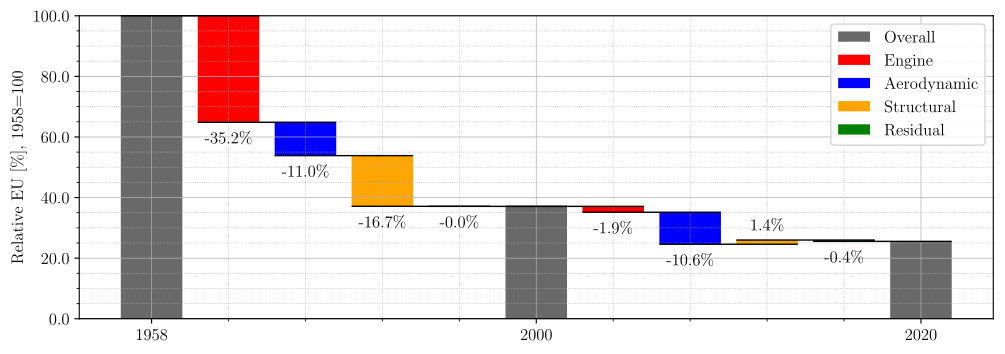

Here is the Python script that generated this plot:
#%%
# runs code as interactive cell 
# https://code.visualstudio.com/docs/python/jupyter-support-py

# IMPORTS #######################################

# sys
import os
# plotting
import matplotlib.pyplot as plt
# unit conversion
cm = 1/2.54 # for inches-cm conversion
# time manipulation
from datetime import datetime
# data science
import numpy as np
import pandas as pd

# SETUP #########################################

plt.rcParams.update({
    "text.usetex": True,
    "font.family": "Arial",
    "font.sans-serif": "Computer Modern",
    'font.size': 12
})

# DATA IMPORT ###################################

df_dashboard = pd.read_excel(
    io = '../efficiency/data/data_dashboard_29-11-2023.xlsx',
    sheet_name = 'Sheet1',
    header = 0,
    engine = 'openpyxl'
)

# DATA MANIPULATION #############################

dashboard = df_dashboard

start_year = 1958
middle_year = 2000
end_year = 2020

# Code from the Dashboard, Bokeh Properties converted to Matplotlib
ida = dashboard.set_index('YOI')
ida.loc[1958] = 0
ida = ida.sort_index()
# Get Columns for the technological improvements
ida_tech = ida[['deltaC_Engine', 'deltaC_Aerodyn', 'deltaC_Structural', 'deltaC_Res', 'deltaC_Tot']]
ida_tech = ida_tech.rename(columns={
    'deltaC_Engine': 'Engine',
    'deltaC_Aerodyn': 'Aerodynamic',
    'deltaC_Structural': 'Structural',
    'deltaC_Res': 'Residual',
    'deltaC_Tot': 'Overall'})
df = ida_tech
colors = ["dimgrey", 'red', 'blue', 'orange', 'green',
            "dimgrey", 'red', 'blue', 'orange', 'green',
            "dimgrey"]

df['Overall_1'] = 10000 / (df['Overall'] + 100)
df['Total'] = df['Engine'] + df['Aerodynamic'] + df['Structural'] + df['Residual']
df['Overall Inverse'] = 100 - df['Overall_1']
cols_to_update = ['Engine', 'Aerodynamic', 'Structural', 'Residual']
for col in cols_to_update:
    df.loc[df.index[1:], col] = -1 * (df.loc[df.index[1:], col] / df.loc[df.index[1:], 'Total']) * df.loc[
        df.index[1:], 'Overall Inverse']

df = df.drop(columns=['Overall Inverse', 'Total', 'Overall'])
# Code to create the waterfall charts with the start, middle and end year.
df_dif_first = pd.DataFrame((df.loc[middle_year] - df.loc[start_year])).reset_index()
df_dif_first.columns = ['Eff', 'Value']
df_dif_first['Offset'] = df_dif_first['Value'].cumsum() - df_dif_first['Value'] + df.loc[start_year][
        'Overall_1']
df_dif_first['Offset'].iloc[-1] = 0
df_dif_first['ValueSum'] = df_dif_first['Value'].cumsum() + df.loc[start_year]['Overall_1']
df_dif_first['Value'].iloc[-1] = df_dif_first['Value'].iloc[-1] + df.loc[start_year]['Overall_1']

df_dif_second = pd.DataFrame((df.loc[end_year] - df.loc[middle_year])).reset_index()
df_dif_second.columns = ['Eff', 'Value']
df_dif_second['Offset'] = df_dif_second['Value'].cumsum() - df_dif_second['Value'] + df.loc[middle_year][
        'Overall_1']
df_dif_second['Offset'].iloc[-1] = 0
df_dif_second['ValueSum'] = df_dif_second['Value'].cumsum() + df.loc[middle_year]['Overall_1']
df_dif_second['Value'].iloc[-1] = df_dif_second['Value'].iloc[-1] + df.loc[middle_year]['Overall_1']
df_dif = pd.concat([df_dif_first, df_dif_second])

df_dif['Eff'] = df_dif.groupby('Eff').cumcount().astype(str).replace('0', '') + '_' + df_dif['Eff']

value = df_dif.loc[df_dif['Eff'] == '_Engine', 'Offset']
overall_baseline = pd.DataFrame({'Eff': 'Overall', 'Value': value, 'Offset': 0, 'ValueSum': value})
df_dif = pd.concat([overall_baseline, df_dif]).reset_index(drop=True)
df_dif['Color'] = colors[:len(df_dif)]
df = df_dif

# FIGURE ########################################

# SETUP ######################

fig, ax = plt.subplots(
    num = 'main',
    nrows = 1,
    ncols = 1,
    dpi = 300,
    figsize=(30*cm, 10*cm), # A4=(210x297)mm,
)

# AXIS LIMITS ################

#ax.set_xlim(1950, 2024)
#ax.set_ylim(0, 4)

# TICKS AND LABELS ###########

ax.minorticks_on()
ax.tick_params(axis='x', which='minor', bottom=True)

# GRIDS ######################

ax.grid(which='major', axis='y', linestyle='-', linewidth = 0.5)
ax.grid(which='minor', axis='y', linestyle=':', linewidth = 0.5)
ax.grid(which='major', axis='x', linestyle='-', linewidth = 0.5)
ax.grid(which='minor', axis='x', linestyle=':', linewidth = 0.5)

# axes[0]IS LABELS ################

ax.set_ylabel('Relative EU [\%], 1958=100')

# PLOTTING ###################

# Plot the bars and add text values
for i in range(len(df)):
    color = df['Color'][i]
    value = df['Value'][i]
    offset = df['Offset'][i]
    label = df['Eff'][i]

    if i == 0:
        ax.bar(label, value, bottom=offset, color=color, label='_nolegend_')
        prev_value = value
        prev_offset = offset
        continue

    ax.bar(label, value, bottom=offset, color=color, label='_nolegend_')

    # Add a horizontal line connecting adjacent bars starting from the second bar
    ax.hlines(prev_offset + prev_value, i-1.4, i+0.4, color='black', linestyle='-', linewidth=1)

    # Add text value below each bar (with absolute value and percentage), except for i = 5 and i = 10
    if i != 5 and i != 10:
        if value >= 0:
            ax.text(label, offset + value + 7, f'{value:.1f}\%', ha='center', va='top', color='black')
        else:
            ax.text(label, offset + value -8, f'{value:.1f}\%', ha='center', va='bottom', color='black')

    prev_value = value
    prev_offset = offset

# Set y-axis labels to have + or - symbols
from matplotlib.ticker import FuncFormatter
ax.yaxis.set_major_formatter(FuncFormatter(lambda x, _: f'{x:.1f}' if x >= 0 else f'{-x:.1f}'))

# Add gridlines and labels
ax.axhline(0, color='black', linewidth=1)

# Show the plot
custom_ticks = [0, 5, 10]  # Example arbitrary tick positions
custom_tick_labels = ['1958', '2000', '2020']  # Example tick labels
ax.set_xticks(custom_ticks)
ax.set_xticklabels(custom_tick_labels)

# Dummy scatter points to represent the legend markers
from matplotlib.lines import Line2D
from matplotlib.patches import Patch
dummy_patches = [
    Patch(facecolor='dimgrey', edgecolor='w', label='Overall'),
    Patch(facecolor='red', edgecolor='w', label='Engine'),
    Patch(facecolor='blue', edgecolor='w', label='Aerodynamic'),
    Patch(facecolor='orange', edgecolor='w', label='Structural'),
    Patch(facecolor='green', edgecolor='w', label='Residual')
]

# LEGEND ####################

ax.legend(dummy_patches, ["Overall", "Engine", "Aerodynamic", "Structural", "Residual"], loc='upper right')

# EXPORT #########################################

file_path = os.path.abspath(__file__)
file_name = os.path.splitext(os.path.basename(file_path))[0]
figure_name: str = str(file_name + '.pdf')

plt.savefig(
    fname = figure_name,
    format="pdf",
    bbox_inches='tight',
    transparent = False
)
